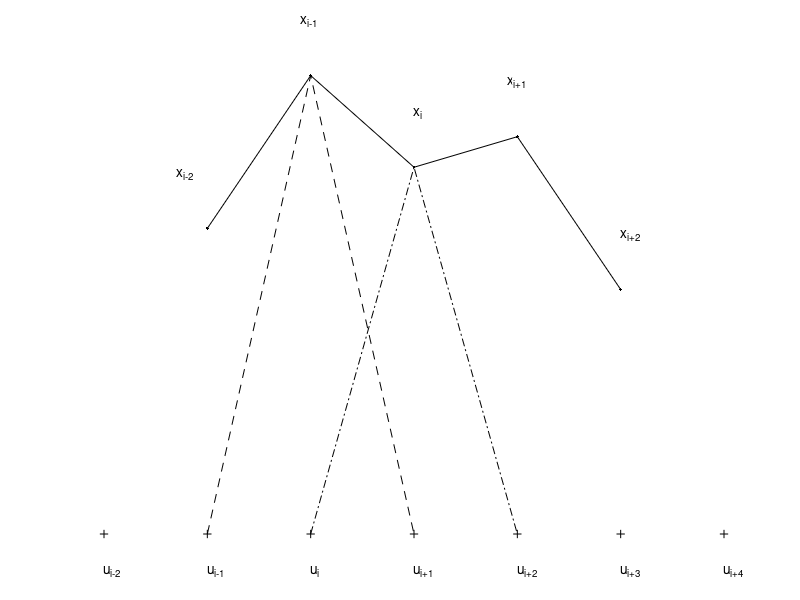

Recreate this plot in MATLAB.
x_2=1;
x_1=1.5;
x=1.2;
x1=1.3;
x2=0.8;

xv=[x_2 x_1 x x1 x2]

u_2=-2;
u_1=-1;
u=0;
u1=1;
u2=2;
u3=3;
u4=4;

uv=[u_1 u u1 u2 u3]


plot(uv, xv, 'k.-');

axis([-2 4 0 1.6]);
axis off;

set(gca, 'xticklabel',[]);
text(u_2,-0.1,'u_{i-2}','VerticalAlignment','Top')
text(u_1,-0.1,'u_{i-1}','VerticalAlignment','Top')
text(u,-0.1,'u_{i}','VerticalAlignment','Top')
text(u1,-0.1,'u_{i+1}','VerticalAlignment','Top')
text(u2,-0.1,'u_{i+2}','VerticalAlignment','Top')
text(u3,-0.1,'u_{i+3}','VerticalAlignment','Top')
text(u4,-0.1,'u_{i+4}','VerticalAlignment','Top')

text(u_1-0.3,x_2+0.2,'x_{i-2}','VerticalAlignment','Top')
text(u-0.1,x_1+0.2,'x_{i-1}','VerticalAlignment','Top')
text(u1,x+0.2,'x_{i}','VerticalAlignment','Top')
text(u2-0.1,x1+0.2,'x_{i+1}','VerticalAlignment','Top')
text(u3,x2+0.2,'x_{i+2}','VerticalAlignment','Top')


hold on;
plot([u_2 u_1 u u1 u2 u3 u4], [0 0 0 0 0 0 0], 'k+');
plot([u_1 u u1], [0 x_1 0], 'k--');
plot([u u1 u2], [0 x 0], 'k-.');

hold off;


print('bline.eps', '-deps');
